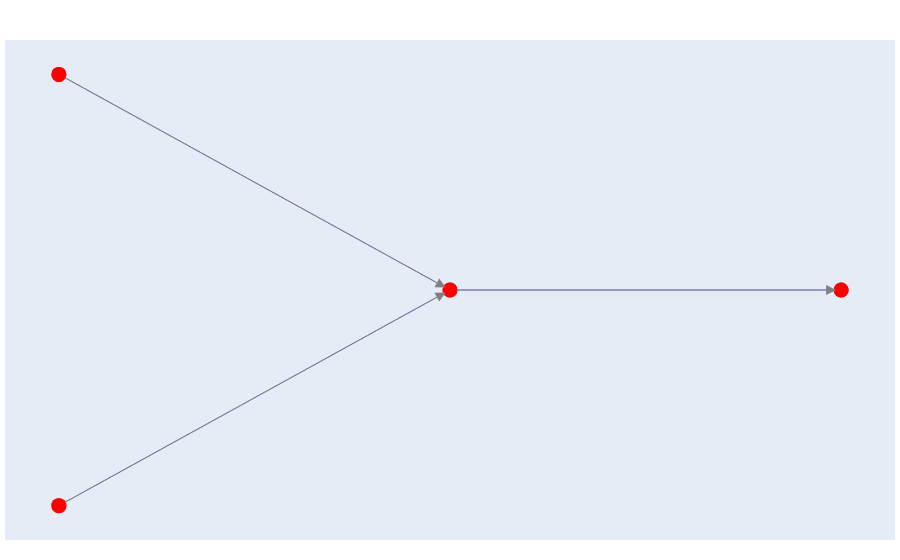

The notebook cell saved with this chart:
### Markdown cell above
By default when number of nodes is smaller than 10 all names are displayed next to the node. It is possible to hide the labels of the nodes by setting `plot_dag(..., show_labels=False)`. In this case the names are displayed next to the node only when hovering over it.

### Code cell
plot_dag(
    functions=policy_functions,
    selectors=[{"node": "zu_verst_kapitaleink_tu", "type": "neighbors"}],
    orientation ='h',
    show_labels=False,
)

### Figure 1 — Plotly figure (JSON) as saved in the notebook; plotly's stock layout.template omitted (floating-point values rounded to 4 significant figures)
{"data": [{"hoverinfo": "none", "line": {"color": "blue", "width": 0.5}, "mode": "lines", "showlegend": false, "type": "scatter", "uid": "b9db5332-85f5-4242-8380-f7018ff46147", "x": [0, 1, "", -1, 0, "", -1, 0, ""], "y": [0, 0, "", -1, 0, "", 1, 0, ""]}, {"hoverinfo": "text", "marker": {"color": "red", "reversescale": true, "showscale": false, "size": 15}, "mode": "markers", "showlegend": false, "text": ["abgelt_st_tu", "zu_verst_kapitaleink_tu", "kapitaleink_brutto_tu", "anz_erwachsene_tu"], "textposition": "bottom center", "type": "scatter", "uid": "eaa294df-acb8-4ddf-bbb0-6fb4f3747dc5", "x": [1, 0, -1, -1], "y": [0, 0, -1, 1]}, {"hoverinfo": "skip", "marker": {"color": "red", "reversescale": true, "showscale": false, "size": 15}, "mode": "markers", "showlegend": false, "text": ["abgelt_st_tu", "zu_verst_kapitaleink_tu", "kapitaleink_brutto_tu", "anz_erwachsene_tu"], "textposition": "bottom center", "type": "scatter", "uid": "34beab70-1022-42ed-b73f-e849597333d1", "x": [1, 0, -1, -1], "y": [0, 0, -1, 1]}], "layout": {"annotations": [{"arrowcolor": "gray", "arrowhead": 2, "arrowsize": 2, "ax": 0, "axref": "x", "ay": 0, "ayref": "y", "showarrow": true, "standoff": 5, "startstandoff": 5, "text": "", "x": 1, "xref": "x", "y": 0, "yref": "y"}, {"arrowcolor": "gray", "arrowhead": 2, "arrowsize": 2, "ax": -1, "axref": "x", "ay": -1, "ayref": "y", "showarrow": true, "standoff": 5, "startstandoff": 5, "text": "", "x": 0, "xref": "x", "y": 0, "yref": "y"}, {"arrowcolor": "gray", "arrowhead": 2, "arrowsize": 2, "ax": -1, "axref": "x", "ay": 1, "ayref": "y", "showarrow": true, "standoff": 5, "startstandoff": 5, "text": "", "x": 0, "xref": "x", "y": 0, "yref": "y"}], "hoverlabel": {"font": {"size": 10}}, "hovermode": "closest", "margin": {"b": 20, "l": 5, "r": 5, "t": 40}, "showlegend": false, "xaxis": {"showgrid": false, "showticklabels": false, "zeroline": false}, "yaxis": {"showgrid": false, "showticklabels": false, "zeroline": false}}}
